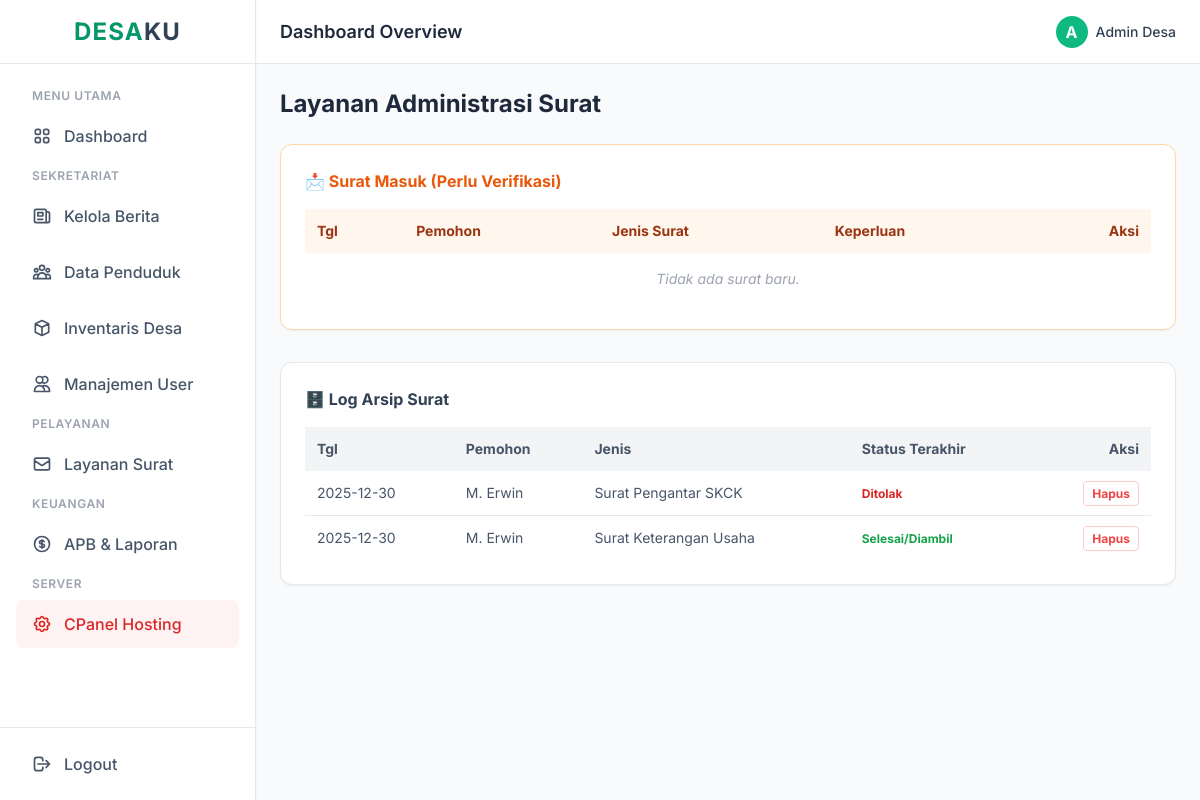
Screenshot of /layanan_surat.php (signed in) with the database file from the repository.
### tables this page shows
CREATE TABLE `surat` (
  `id` int(11) NOT NULL,
  `nama_pemohon` varchar(100) NOT NULL,
  `nik_pemohon` varchar(16) NOT NULL,
  `jenis_surat` varchar(100) NOT NULL,
  `keterangan` text DEFAULT NULL,
  `tanggal` date NOT NULL,
  `status` enum('Pending','Verifikasi Sekdes','Siap Diambil','Ditolak') DEFAULT 'Pending',
  `status_approval` enum('Pending','Disetujui','Ditolak') DEFAULT 'Pending',
  `tgl_approval` datetime DEFAULT NULL
);

### layanan_surat.php (the view, shortened to what this page needs)
<?php
include 'includes/koneksi.php';
include 'includes/header.php'; include 'includes/sidebar.php'; include 'includes/navbar.php';
?>
<main class="p-6 bg-gray-50 flex-1 overflow-y-auto">
    <div class="flex justify-between items-center mb-6">
        <h3 class="text-2xl font-bold text-slate-800">Layanan Administrasi Surat</h3>
    </div>
    <div class="bg-white p-6 rounded-xl shadow-sm border border-orange-200 mb-8">
        <h4 class="font-bold text-orange-600 mb-4 flex items-center gap-2">📩 Surat Masuk (Perlu Verifikasi)</h4>
        <div class="overflow-x-auto">
            <table class="w-full text-sm text-left">
                <thead class="bg-orange-50 text-orange-800"><tr><th class="p-3">Tgl</th><th class="p-3">Pemohon</th><th class="p-3">Jenis Surat</th><th class="p-3">Keperluan</th><th class="p-3 text-right">Aksi</th></tr></thead>
                <tbody class="divide-y">
                    <?php
                    $q_pending = mysqli_query($conn, "SELECT * FROM surat WHERE status='Pending' ORDER BY id ASC");
                    if(mysqli_num_rows($q_pending) == 0) echo "<tr><td colspan='5' class='p-4 text-center italic text-gray-400'>Tidak ada surat baru.</td></tr>";
                    ?>
                </tbody>
            </table>
        </div>
    </div>
    <div class="bg-white p-6 rounded-xl shadow-sm border border-gray-200">
        <h4 class="font-bold text-slate-700 mb-4">🗄️ Log Arsip Surat</h4>
        <div class="overflow-x-auto">
            <table class="w-full text-sm text-left text-slate-600">
                <thead class="bg-gray-100"><tr><th class="p-3">Tgl</th><th class="p-3">Pemohon</th><th class="p-3">Jenis</th><th class="p-3">Status Terakhir</th><th class="p-3 text-right">Aksi</th></tr></thead>
                <tbody class="divide-y">
                    <?php
                    $q_log = mysqli_query($conn, "SELECT * FROM surat WHERE status != 'Pending' ORDER BY id DESC LIMIT 20");
                    while($l = mysqli_fetch_assoc($q_log)):
                    ?>
                    <tr>
                        <td class="p-3"><?= $l['tanggal']; ?></td>
                        <td class="p-3"><?= $l['nama_pemohon']; ?></td>
                        <td class="p-3"><?= $l['jenis_surat']; ?></td>
                        <td class="p-3">
                            <?php
                            if($l['status'] == 'Verifikasi Sekdes') echo '<span class="text-blue-600 font-bold text-xs">Menunggu TTD Kades</span>';
                            elseif($l['status'] == 'Siap Diambil') echo '<span class="text-green-600 font-bold text-xs">Selesai/Diambil</span>';
                            else echo '<span class="text-red-600 font-bold text-xs">Ditolak</span>';
                            ?>
                        </td>
                        <td class="p-3 text-right">
                            <a href="?hapus_log=<?= $l['id']; ?>" onclick="return confirm('Hapus arsip ini permanen?')" class="text-red-500 hover:text-red-700 text-xs font-bold border border-red-200 px-2 py-1 rounded hover:bg-red-50">Hapus</a>
                        </td>
                    </tr>
                    <?php endwhile; ?>
                </tbody>
            </table>
        </div>
    </div>
</main>
<?php include 'includes/footer.php'; ?>

### includes/header.php (style rules this page uses)
body { font-family: 'Inter', sans-serif; }

### rows the page displays
surat: tanggal "2025-12-30", nama_pemohon "M. Erwin", jenis_surat "Surat Pengantar SKCK", status "Ditolak"
surat: tanggal "2025-12-30", nama_pemohon "M. Erwin", jenis_surat "Surat Keterangan Usaha", status "Selesai/Diambil"
